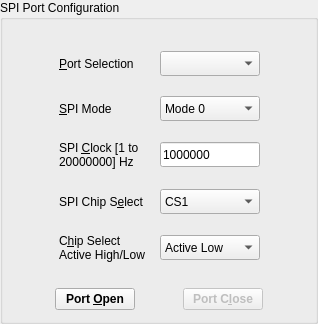
    <widget class="QGroupBox" name="gbSPICOMOper">
     <property name="minimumSize">
      <size>
       <width>318</width>
       <height>290</height>
      </size>
     </property>
     <property name="maximumSize">
      <size>
       <width>16777215</width>
       <height>16777215</height>
      </size>
     </property>
     <property name="font">
      <font>
       <pointsize>9</pointsize>
      </font>
     </property>
     <property name="title">
      <string>SPI Port Configuration</string>
     </property>
     <layout class="QGridLayout" name="gridLayout_4">
      <item row="0" column="0">
       <layout class="QVBoxLayout" name="verticalLayout_3">
        <item>
         <layout class="QGridLayout" name="gridLayout_9">
          <property name="topMargin">
           <number>20</number>
          </property>
          <property name="bottomMargin">
           <number>20</number>
          </property>
          <property name="spacing">
           <number>20</number>
          </property>
          <item row="0" column="0">
           <spacer name="horizontalSpacer_18">
            <property name="orientation">
             <enum>Qt::Horizontal</enum>
            </property>
            <property name="sizeHint" stdset="0">
             <size>
              <width>29</width>
              <height>20</height>
             </size>
            </property>
           </spacer>
          </item>
          <item row="0" column="1">
           <layout class="QGridLayout" name="gridLayout_12">
            <property name="horizontalSpacing">
             <number>15</number>
            </property>
            <property name="verticalSpacing">
             <number>20</number>
            </property>
            <item row="1" column="1">
             <widget class="QComboBox" name="cmbMode">
              <property name="enabled">
               <bool>true</bool>
              </property>
              <property name="sizePolicy">
               <sizepolicy hsizetype="Fixed" vsizetype="Fixed">
                <horstretch>0</horstretch>
                <verstretch>0</verstretch>
               </sizepolicy>
              </property>
              <property name="minimumSize">
               <size>
                <width>100</width>
                <height>25</height>
               </size>
              </property>
              <property name="maximumSize">
               <size>
                <width>100</width>
                <height>25</height>
               </size>
              </property>
              <property name="font">
               <font>
                <pointsize>9</pointsize>
                <weight>50</weight>
                <bold>false</bold>
               </font>
              </property>
              <item>
               <property name="text">
                <string>Mode 0</string>
               </property>
              </item>
              <item>
               <property name="text">
                <string>Mode 1</string>
               </property>
              </item>
              <item>
               <property name="text">
                <string>Mode 2</string>
               </property>
              </item>
              <item>
               <property name="text">
                <string>Mode 3</string>
               </property>
              </item>
             </widget>
            </item>
            <item row="2" column="0">
             <widget class="QLabel" name="label_2">
              <property name="font">
               <font>
                <pointsize>9</pointsize>
                <weight>50</weight>
                <bold>false</bold>
               </font>
              </property>
              <property name="text">
               <string>SPI &amp;Clock [1 to 
20000000] Hz </string>
              </property>
              <property name="buddy">
               <cstring>leSPIClkdata</cstring>
              </property>
             </widget>
            </item>
            <item row="2" column="1">
             <widget class="QLineEdit" name="leSPIClkdata">
              <property name="sizePolicy">
               <sizepolicy hsizetype="Fixed" vsizetype="Fixed">
                <horstretch>0</horstretch>
                <verstretch>0</verstretch>
               </sizepolicy>
              </property>
              <property name="minimumSize">
               <size>
                <width>100</width>
                <height>25</height>
               </size>
              </property>
              <property name="maximumSize">
               <size>
                <width>100</width>
                <height>25</height>
               </size>
              </property>
              <property name="font">
               <font>
                <family>Arial</family>
                <pointsize>9</pointsize>
                <weight>50</weight>
                <bold>false</bold>
               </font>
              </property>
              <property name="text">
               <string>1000000</string>
              </property>
             </widget>
            </item>
            <item row="4" column="1">
             <widget class="QComboBox" name="cmbPolarity">
              <property name="enabled">
               <bool>true</bool>
              </property>
              <property name="sizePolicy">
               <sizepolicy hsizetype="Fixed" vsizetype="Fixed">
                <horstretch>0</horstretch>
                <verstretch>0</verstretch>
               </sizepolicy>
              </property>
              <property name="minimumSize">
               <size>
                <width>100</width>
                <height>25</height>
               </size>
              </property>
              <property name="maximumSize">
               <size>
                <width>100</width>
                <height>25</height>
               </size>
              </property>
              <property name="font">
               <font>
                <pointsize>9</pointsize>
                <weight>50</weight>
                <bold>false</bold>
               </font>
              </property>
              <item>
               <property name="text">
                <string>Active Low</string>
               </property>
              </item>
              <item>
               <property name="text">
                <string>Active High</string>
               </property>
              </item>
             </widget>
            </item>
            <item row="3" column="0">
             <widget class="QLabel" name="label_3">
              <property name="font">
               <font>
                <pointsize>9</pointsize>
                <weight>50</weight>
                <bold>false</bold>
               </font>
              </property>
              <property name="text">
               <string>SPI Chip S&amp;elect</string>
              </property>
              <property name="buddy">
               <cstring>cmbChipSel</cstring>
              </property>
             </widget>
            </item>
            <item row="4" column="0">
             <widget class="QLabel" name="label_4">
              <property name="font">
               <font>
                <pointsize>9</pointsize>
                <weight>50</weight>
                <bold>false</bold>
               </font>
              </property>
              <property name="text">
               <string>C&amp;hip Select 
Active High/Low</string>
              </property>
              <property name="buddy">
               <cstring>cmbPolarity</cstring>
              </property>
             </widget>
            </item>
            <item row="1" column="0">
             <widget class="QLabel" name="label">
              <property name="font">
               <font>
                <pointsize>9</pointsize>
                <weight>50</weight>
                <bold>false</bold>
               </font>
              </property>
              <property name="layoutDirection">
               <enum>Qt::LeftToRight</enum>
              </property>
              <property name="text">
               <string>&amp;SPI Mode</string>
              </property>
              <property name="buddy">
               <cstring>cmbMode</cstring>
              </property>
             </widget>
            </item>
            <item row="0" column="0">
             <widget class="QLabel" name="label_5">
              <property name="font">
               <font>
                <pointsize>9</pointsize>
                <weight>50</weight>
                <bold>false</bold>
               </font>
              </property>
              <property name="text">
               <string>&amp;Port Selection</string>
              </property>
              <property name="buddy">
               <cstring>cmbPortSel</cstring>
              </property>
             </widget>
            </item>
            <item row="3" column="1">
             <widget class="QComboBox" name="cmbChipSel">
              <property name="enabled">
               <bool>true</bool>
              </property>
              <property name="sizePolicy">
               <sizepolicy hsizetype="Fixed" vsizetype="Fixed">
                <horstretch>0</horstretch>
                <verstretch>0</verstretch>
               </sizepolicy>
              </property>
              <property name="minimumSize">
               <size>
                <width>100</width>
                <height>25</height>
               </size>
              </property>
              <property name="maximumSize">
               <size>
                <width>100</width>
                <height>25</height>
               </size>
              </property>
              <property name="font">
               <font>
                <pointsize>9</pointsize>
                <weight>50</weight>
                <bold>false</bold>
               </font>
              </property>
              <item>
               <property name="text">
                <string>CS1</string>
               </property>
              </item>
              <item>
               <property name="text">
                <string>CS2</string>
               </property>
              </item>
             </widget>
            </item>
            <item row="0" column="1">
             <widget class="QComboBox" name="cmbPortSel">
              <property name="sizePolicy">
               <sizepolicy hsizetype="Fixed" vsizetype="Fixed">
                <horstretch>0</horstretch>
                <verstretch>0</verstretch>
               </sizepolicy>
              </property>
              <property name="minimumSize">
               <size>
                <width>100</width>
                <height>25</height>
               </size>
              </property>
              <property name="maximumSize">
               <size>
                <width>100</width>
                <height>25</height>
               </size>
              </property>
              <property name="font">
               <font>
                <family>Arial</family>
                <pointsize>9</pointsize>
                <weight>50</weight>
                <bold>false</bold>
               </font>
              </property>
             </widget>
            </item>
           </layout>
          </item>
          <item row="0" column="2">
           <spacer name="horizontalSpacer_19">
            <property name="orientation">
             <enum>Qt::Horizontal</enum>
            </property>
            <property name="sizeHint" stdset="0">
             <size>
              <width>29</width>
              <height>20</height>
             </size>
            </property>
           </spacer>
          </item>
         </layout>
        </item>
        <item>
         <layout class="QGridLayout" name="gridLayout_13">
          <item row="0" column="0">
           <spacer name="horizontalSpacer_20">
            <property name="orientation">
             <enum>Qt::Horizontal</enum>
            </property>
            <property name="sizeHint" stdset="0">
             <size>
              <width>40</width>
              <height>20</height>
             </size>
            </property>
           </spacer>
          </item>
          <item row="0" column="1">
           <widget class="QPushButton" name="pbOpen">
            <property name="font">
             <font>
              <pointsize>9</pointsize>
              <weight>75</weight>
              <bold>true</bold>
             </font>
            </property>
            <property name="text">
             <string>Port &amp;Open</string>
            </property>
           </widget>
          </item>
          <item row="0" column="2">
           <spacer name="horizontalSpacer_21">
            <property name="orientation">
             <enum>Qt::Horizontal</enum>
            </property>
            <property name="sizeHint" stdset="0">
             <size>
              <width>40</width>
              <height>20</height>
             </size>
            </property>
           </spacer>
          </item>
          <item row="0" column="3">
           <widget class="QPushButton" name="pbClosePort">
            <property name="enabled">
             <bool>false</bool>
            </property>
            <property name="font">
             <font>
              <family>MS Shell Dlg 2</family>
              <pointsize>9</pointsize>
              <weight>75</weight>
              <bold>true</bold>
             </font>
            </property>
            <property name="text">
             <string>Port C&amp;lose</string>
            </property>
           </widget>
          </item>
          <item row="0" column="4">
           <spacer name="horizontalSpacer_22">
            <property name="orientation">
             <enum>Qt::Horizontal</enum>
            </property>
            <property name="sizeHint" stdset="0">
             <size>
              <width>40</width>
              <height>20</height>
             </size>
            </property>
           </spacer>
          </item>
         </layout>
        </item>
       </layout>
      </item>
     </layout>
    </widget>
